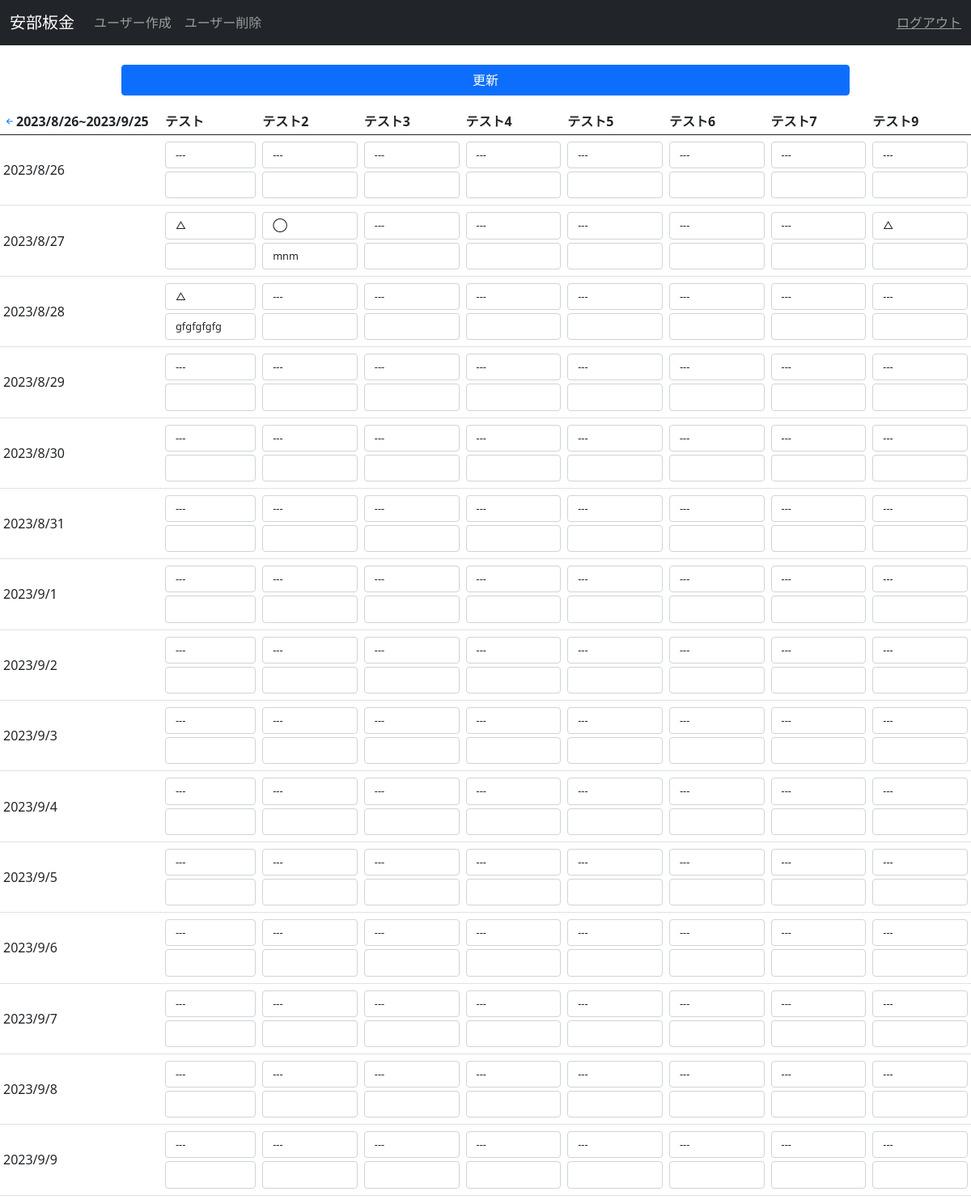
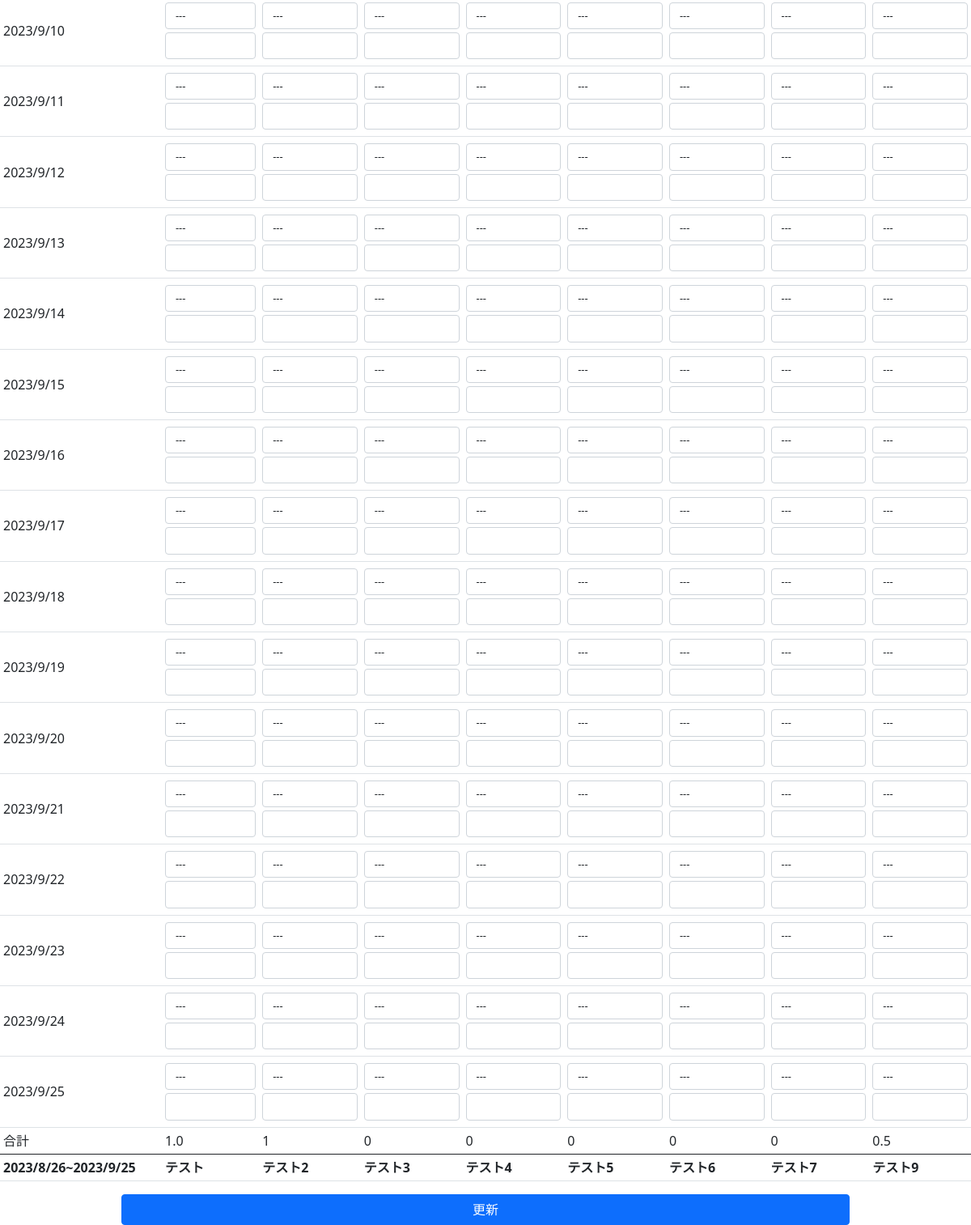
Before: /Manager/ (signed in) with the older database file (2 pictures, top to bottom).
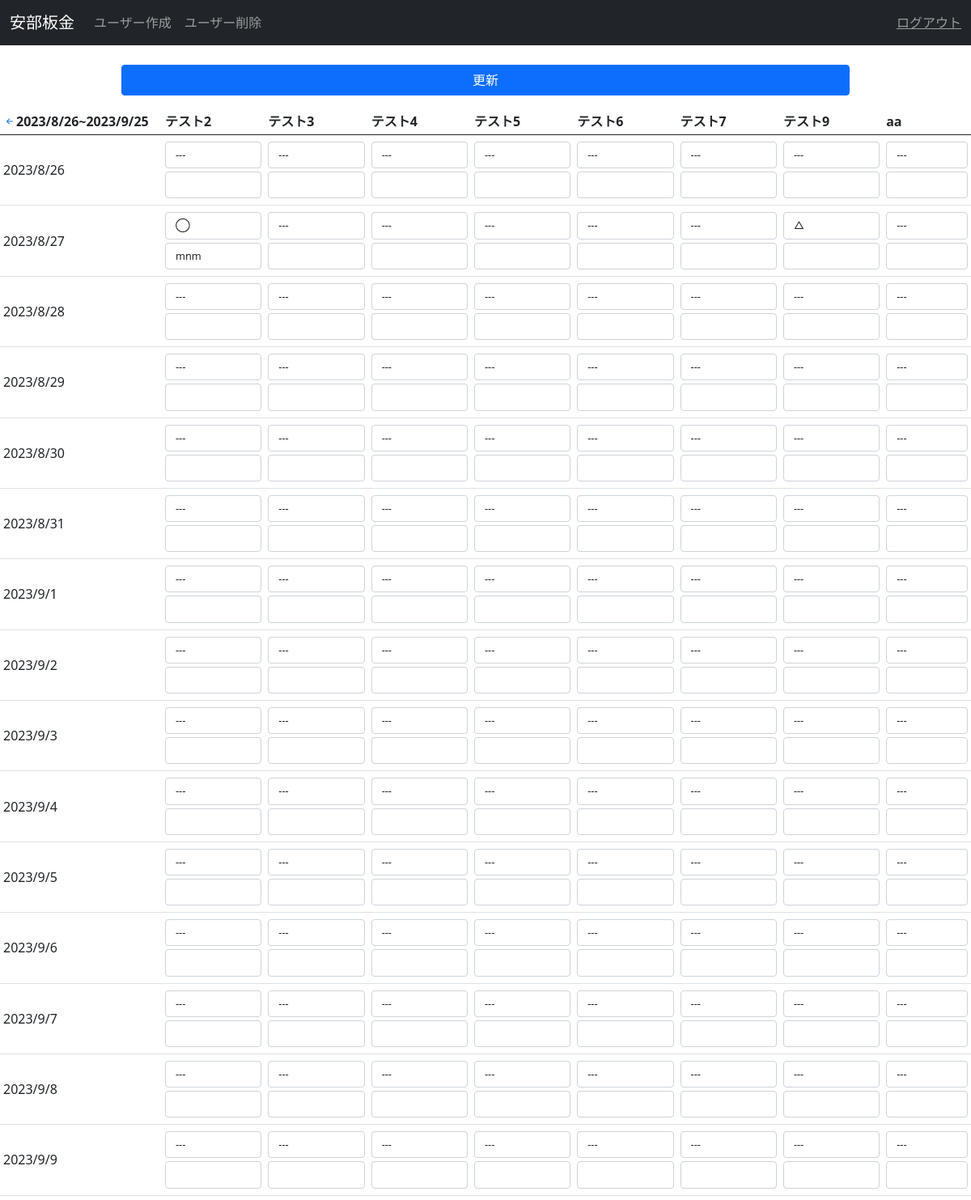
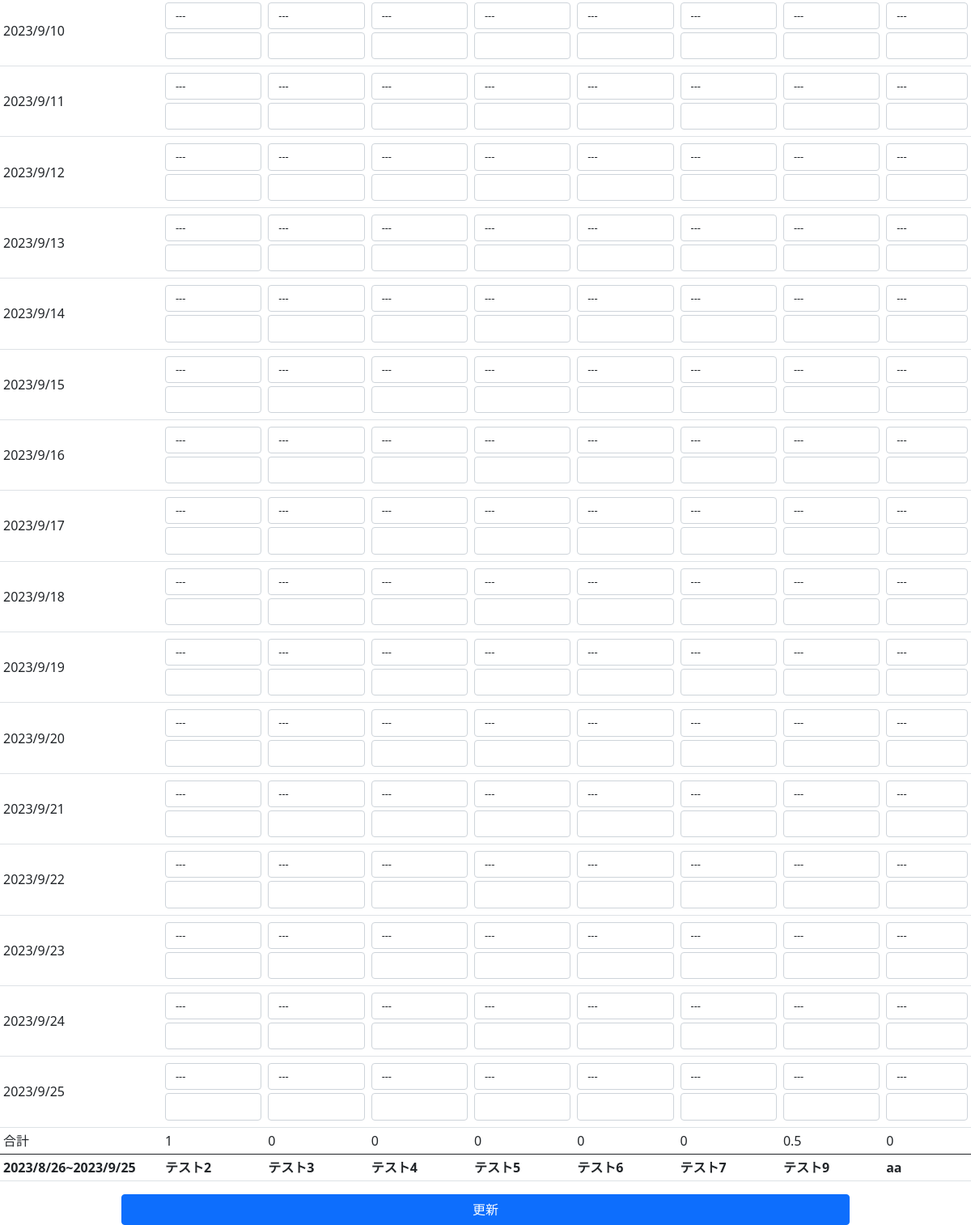
After: the same page with the newer database file (2 pictures, top to bottom).
### User/models.py (models this page shows)
class AbeUser(AbstractUser):
    is_guest = models.BooleanField(default=False)

### Manager/views.py (the view, shortened to what this page needs)
# urls.py: path("", views.ManagerIndexView.as_view(), name="index"),
class ManagerIndexView(LoginRequiredMixin, TemplateView):
    template_name = "Manager/index.html"
    def get(self, request, *args, **kwargs):
        if not self.request.user.is_staff:
            return redirect(reverse_lazy("User:index"))
        return super().get(request, *args, **kwargs)
    def get_context_data(self, **kwargs):
        ctx = super().get_context_data(**kwargs)
        users = AbeUser.objects.filter(is_staff=False).order_by("id")
        ctx["users"] = users
        date_start: datetime.date
        date_end: datetime.date
        today = datetime.date.today()
        if today.day > 25:
            date_start = datetime.datetime.strptime(
                f"{today.year}-{today.month}-26", "%Y-%m-%d"
            ).date()
            date_end = date_start + relativedelta(months=1) - datetime.timedelta(days=1)
        else:
            date_end = datetime.datetime.strptime(
                f"{today.year}-{today.month}-25", "%Y-%m-%d"
            ).date()
            date_start = date_end - relativedelta(months=1) + datetime.timedelta(days=1)
        ctx["date_start"] = date_start
        ctx["date_end"] = date_end
        ctx["pre_date_start"] = date_start - relativedelta(months=1)
        counts = []
        map_time = [1, 0.5, 0]
        for user in users:
            counts.append(
                sum(
                    [
                        map_time[x.state]
                        for x in Log.objects.filter(
                            user=user, date__range=[date_start, date_end]
                        )
                    ]
                )
            )
        ctx["counts"] = counts
        choices = [(0, "◯"), ("1", "△"), ("2", "✕"), ("3", "---")]
        date_logs = []
        for i in range((date_end - date_start).days + 1):
            logs = []
            for user in users:
                log = Log.objects.filter(user=user, date=date_start).first()
                form = forms.Form()
                if log == None:
                    form.fields[
                        "state_" + user.username + "_" + str(date_start)
                    ] = forms.ChoiceField(
                        widget=forms.widgets.Select(
                            attrs={"class": "form-control", "style": "font-size: 0.8em"}
                        ),
                        label="",
                        choices=choices,
                        initial=3,
                    )
                    form.fields[
                        "location_" + user.username + "_" + str(date_start)
                    ] = forms.CharField(
                        widget=forms.widgets.TextInput(
                            attrs={"class": "form-control", "style": "font-size: 0.8em"}
                        ),
                        label="",
                        required=False,
                    )
                    logs.append(form)
                else:
                    form.fields[
                        "state_" + user.username + "_" + str(date_start)
                    ] = forms.ChoiceField(
                        widget=forms.widgets.Select(
                            attrs={"class": "form-control", "style": "font-size: 0.8em"}
                        ),
                        label="",
                        choices=choices,
                        initial=log.state,
                    )
                    form.fields[
                        "location_" + user.username + "_" + str(date_start)
                    ] = forms.CharField(
                        widget=forms.widgets.TextInput(
                            attrs={"class": "form-control", "style": "font-size: 0.8em"}
                        ),
                        label="",
                        required=False,
                        initial=log.location,
                    )
                    logs.append(form)
            date_logs.append((date_start, logs))
            date_start = date_start + datetime.timedelta(days=1)
        ctx["date_logs"] = date_logs
        return ctx

### Manager/templates/Manager/index.html (shortened to what this page needs)
{% extends 'Manager/base.html' %} {% block content %}
<form method="post" class="table-responsive d-flex flex-column mt-2">
  <input type="submit" class="btn btn-primary w-75 my-3 mx-auto" value="更新" />
  <table class="table table-sm text-nowrap align-middle">
    <thead>
      <tr>
        <th>
          <a href="{% url 'Manager:date' pre_date_start.year pre_date_start.month pre_date_start.day %}"><i class="bi bi-arrow-left-short"></i></a>{{ date_start.year }}/{{ date_start.month }}/{{ date_start.day }}~{{date_end.year }}/{{ date_end.month }}/{{ date_end.day }}
        </th>
        {% for user in users %}
        <th>{{ user.username }}</th>
        {% endfor %}
      </tr>
    </thead>
    {% for date, logs in date_logs %}
    <tr>
      <td>{{ date.year }}/{{ date.month }}/{{ date.day }}</td>
      {% for log in logs %}
      <td>
        {% for field in log %}
        <p class="my-1">{{ field }}</p>
        {% endfor %}
      </td>
      {% endfor %}
    </tr>
    {% endfor %}
    <td>合計</td>
    {% for count in counts %}
    <td>{{count}}</td>
    {% endfor %}
    <tfoot>
      <tr>
        <th class="col-2">{{ date_start.year }}/{{ date_start.month }}/{{ date_start.day }}~{{ date_end.year }}/{{ date_end.month }}/{{ date_end.day }}</th>
        {% for user in users %}
        <th>{{ user.username }}</th>
        {% endfor %}
      </tr>
    </tfoot>
  </table>
  <input type="submit" class="btn btn-primary w-75 mx-auto" value="更新" />
</form>
{% endblock %}

Changed rows visible on the page:
removed AbeUser: username "テスト"
added AbeUser: username "aa"
Other visible differences:
list line gone: "△  ◯ mnm ---  ---  ---  ---  ---  △ "
new list line: "◯ mnm ---  ---  ---  ---  ---  △  --- "
list line gone: "△ gfgfgfgfg ---  ---  ---  ---  ---  ---  --- "
new list line: "0"
list line gone: "1.0"
